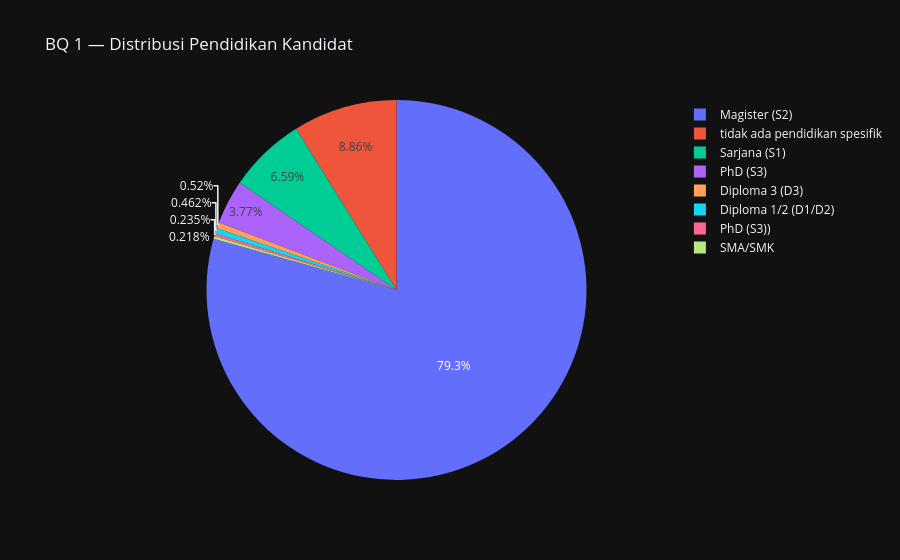
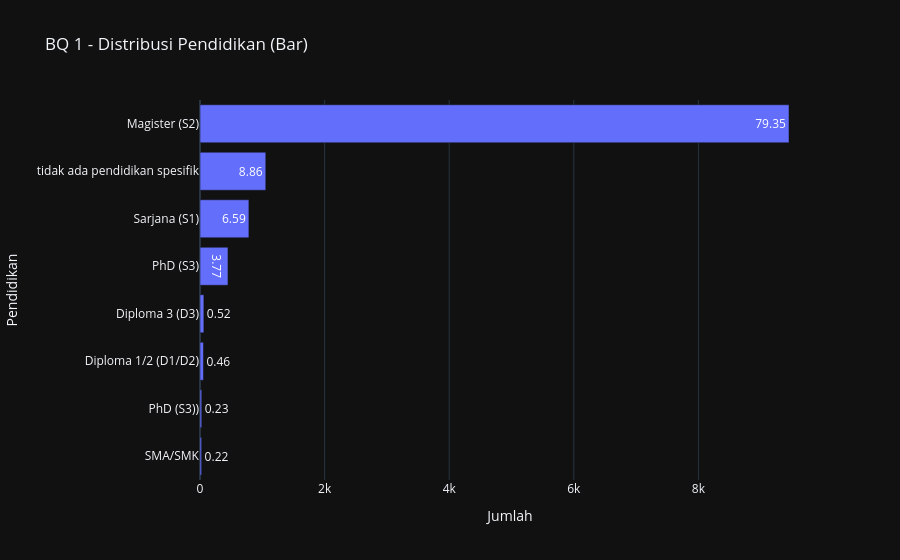

The notebook cell saved with these charts, in order:
### Markdown cell above
**Visualisasi BQ 1:** Pie chart menampilkan proporsi tiap jenjang dengan bar chart horizontal yang memudahkan perbandingan jumlah absolut antar kategori.

### Code cell
# Visualisasi BQ 1
edu_fig = px.pie(edu_counts, names='Pendidikan', values='Jumlah',
                 title='BQ 1 — Distribusi Pendidikan Kandidat')
edu_fig.show()

edu_bar = px.bar(edu_counts.sort_values('Jumlah'),
                 x='Jumlah', y='Pendidikan', orientation='h',
                 text='Persen (%)', title='BQ 1 - Distribusi Pendidikan (Bar)')
edu_bar.show()

### Figure 1 — Plotly figure (JSON) as saved in the notebook; plotly's stock layout.template omitted (floating-point values rounded to 4 significant figures)
{"data": [{"domain": {"x": [0, 1], "y": [0, 1]}, "hovertemplate": "Pendidikan=%{label}<br>Jumlah=%{value}<extra></extra>", "labels": ["Magister (S2)", "tidak ada pendidikan spesifik", "Sarjana (S1)", "PhD (S3)", "Diploma 3 (D3)", "Diploma 1/2 (D1/D2)", "PhD (S3))", "SMA/SMK"], "legendgroup": "", "name": "", "showlegend": true, "type": "pie", "values": [9454, 1056, 785, 449, 62, 55, 28, 26]}], "layout": {"legend": {"tracegroupgap": 0}, "title": {"text": "BQ 1 — Distribusi Pendidikan Kandidat"}}}

### Figure 2 — Plotly figure (JSON) as saved in the notebook; plotly's stock layout.template omitted (floating-point values rounded to 4 significant figures)
{"data": [{"alignmentgroup": "True", "hovertemplate": "Jumlah=%{x}<br>Pendidikan=%{y}<br>Persen (%)=%{text}<extra></extra>", "legendgroup": "", "marker": {"color": "#636efa", "pattern": {"shape": ""}}, "name": "", "offsetgroup": "", "orientation": "h", "showlegend": false, "text": [0.22, 0.23, 0.46, 0.52, 3.77, 6.59, 8.86, 79.35], "textposition": "auto", "type": "bar", "x": [26, 28, 55, 62, 449, 785, 1056, 9454], "xaxis": "x", "y": ["SMA/SMK", "PhD (S3))", "Diploma 1/2 (D1/D2)", "Diploma 3 (D3)", "PhD (S3)", "Sarjana (S1)", "tidak ada pendidikan spesifik", "Magister (S2)"], "yaxis": "y"}], "layout": {"barmode": "relative", "legend": {"tracegroupgap": 0}, "title": {"text": "BQ 1 - Distribusi Pendidikan (Bar)"}, "xaxis": {"anchor": "y", "domain": [0, 1], "title": {"text": "Jumlah"}}, "yaxis": {"anchor": "x", "domain": [0, 1], "title": {"text": "Pendidikan"}}}}
